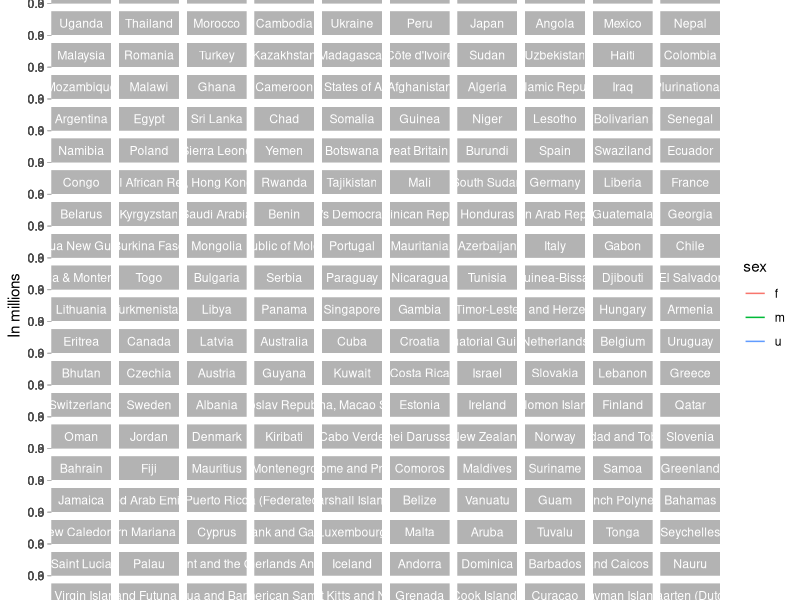
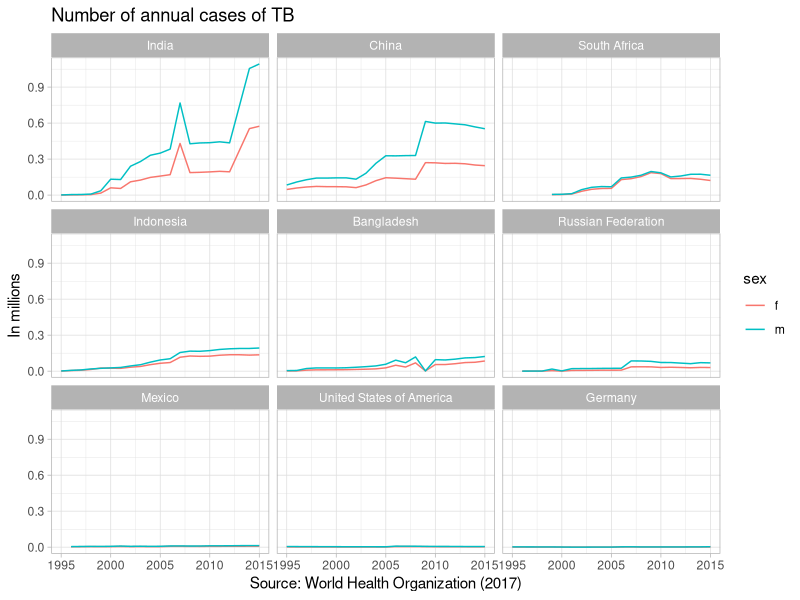

Write the R code that produced these figures, in order.
## ---- chunk 1
library(knitr)
opts_knit$set(root.dir = "../")
opts_chunk$set(echo = TRUE, message = TRUE, collapse = TRUE, warning = TRUE, cache = TRUE, cache.path = "tut-08-cache/02-", fig.path = "tut-08-images/02-")
## ---- chunk 2
library(stringr)   # for str_replace()
library(tidyverse) # includes
#   # dplyr:  %>%, select(), mutate(), filter()
#   # tibble: rownames_to_column()
#   # tidyr:: gather(), spread()
#   # readr:  read_csv()

## ---- chunk 3
# read the CSV file 
tb_data <- read_csv("data/TB_notifications_2017-09-10.csv")
## ---- chunk 4
glimpse(tb_data)
## ---- chunk 5
select(tb_data, year) %>% unique() %>% t() %>% cat()
## ---- chunk 6
tb_data_wide <- tb_data %>% 
	select(country, year, 
	  matches('014|1524|2534|3544|4554|5564|65', ignore.case = TRUE))

glimpse(tb_data_wide)
## ---- chunk 7
tb_data_wide <- tb_data_wide %>% 
	mutate(newrel_sexunk014 = as.numeric(newrel_sexunk014)) %>% 
	mutate(new_sn_sexunk014 = as.numeric(new_sn_sexunk014))

who <- tb_data_wide %>%
	gather("code", "N", new_sp_m014:newrel_sexunk014, na.rm = TRUE)

glimpse(who)
## ---- chunk 8
select(who, code) %>% unique() %>% t() %>% cat()
## ---- chunk 9
who <- who %>% 
	mutate(code = stringr::str_replace(code, "newrel", "new_rel"))

# check again
select(who, code) %>% unique() %>% t() %>% cat()
## ---- chunk 10
who <- who %>% 
	mutate(code = stringr::str_replace(code, "sexunk", "u"))

glimpse(who)
## ---- chunk 11
who <- who %>% 
	separate(code, c("new_old", "case_type", "sex_age"), sep = "_")

glimpse(who)
## ---- chunk 12
who <- who %>% 
	separate(sex_age, c("sex", "age_group"), sep = 1)

glimpse(who)
## ---- chunk 13
this_group  <- group_by(who, country, year, sex)
who1 <- dplyr::summarise(this_group, N = sum(N, na.rm = TRUE)) %>%
	as.data.frame()

glimpse(who1)
## ---- chunk 14
ggplot(who1, aes(x = year, y = N/1e+6, col = sex, group = sex)) +
	geom_line() +
	# geom_point() +
	facet_wrap(~reorder(country, -N), ncol = 10) +
	labs(x = "Source: World Health Organization (2017)", y = "In millions", title = "Number of annual cases of TB") +
	theme_light()
## ---- chunk 15
who2 <- who1 %>% 
	dplyr::filter(country %in% c("India", "China", "South Africa", "Indonesia", "Bangladesh", "Germany", "United States of America", "Mexico", "Russian Federation")) %>% 
	dplyr::filter(sex != "u")

ggplot(who2, aes(x = year, y = N/1e+6, col = sex, group = sex)) +
	geom_line() +
	# geom_point(size = 2) +
	facet_wrap(~reorder(country, -N), ncol = 3) +
	labs(x = "Source: World Health Organization (2017)", y = "In millions", title = "Number of annual cases of TB") +
	theme_light()
